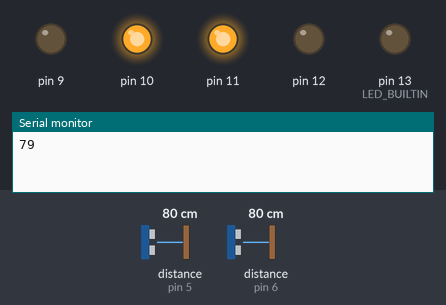
The sketch below on a simulated Arduino Uno, built with avr-gcc and run on an emulated ATmega328P. On the bench: output pins drawn as LEDs (lit = HIGH), the last lines printed to the serial monitor. Wiring (inferred from the names in the program): 2 × ultrasonic range finder: trigger pin 4, echo pin 5 / trigger pin 7, echo pin 6. Dashed ring = blinking. The inputs (shaded band) are chosen by the test bench; at power-on: distance to the obstacle (sensors on pin 6, pin 5) 80 cm. The echo pulse lasts 58.3 µs per cm; pins used as bus, display or sensor lines are not drawn.

Above: at 1.2 s.
1.3 s: distance to the obstacle (sensor on pin 6) set to 55 cm
2.8 s: distance to the obstacle (sensor on pin 6) set to 47 cm
At 3.44 s:
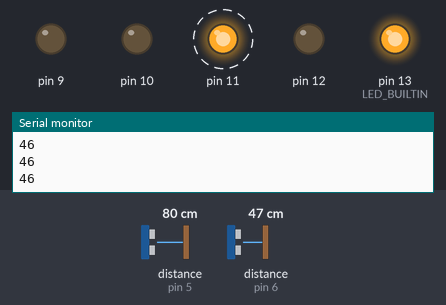
5.8 s: distance to the obstacle (sensor on pin 5) set to 12 cm
8.8 s: distance to the obstacle (sensor on pin 5) set to 10 cm
At 8.92 s:
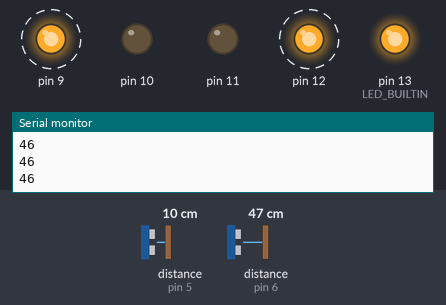
11.8 s: distance to the obstacle (sensor on pin 5) set to 18 cm
At 12.68 s:
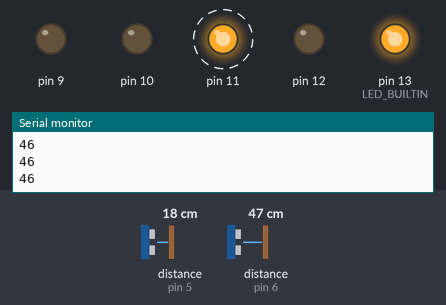
14.8 s: distance to the obstacle (sensor on pin 5) set to 2 cm
At 14.93 s:
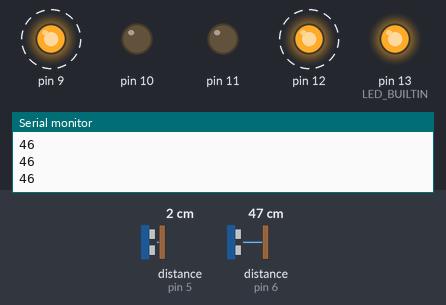
Timing chart, 0 to 18.8 s (numbered marks = the images above; inputs shaded):
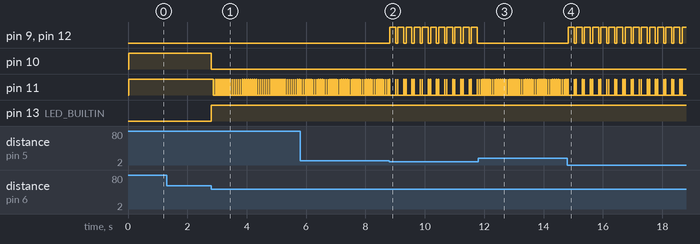

Measured:
- the behaviour switches between 51 and 50 cm on distance to the obstacle (sensor on pin 6) (found by bisection; images 0 and 1)
- the behaviour switches between 11 and 10 cm on distance to the obstacle (sensor on pin 5) (found by bisection; images 1 and 2)
- after the input at 1.3 s, every drawn part: stays the same
- after the input at 2.8 s, pin 10: HIGH → LOW at once; pin 11: alternates HIGH for 0.01 s and LOW for 0.06 s, starting after 0.07 s; pin 13 (LED_BUILTIN): LOW → HIGH at once
- after the input at 8.8 s, pin 9, pin 12: alternates HIGH for 0.20 s and LOW for 0.07 s, starting at once
- after the input at 11.8 s, pin 9, pin 12: stops changing and stays LOW
- after the input at 14.8 s, pin 9, pin 12: alternates HIGH for 0.20 s and LOW for 0.07 s, starting at once

The sketch:

sketch_sep29a.ino
```cpp
/*

*/

const int echopin = 6;
const int trigpin = 7;
const int echopin2=5;
const int trigpin2=4;
int timeTurning=0;

long duration;
long durationDown;
long distance;
long distanceDown;
int maximumRange = 50;
int minimumRange = 2;
int maximumRangeDown=15;
int minimumRangeDown=0;

void setup()
{

  // quadruple half-H bridge SN754410NE
  // always enabled -> 1,2EN & 3,4EN connected to high level
  // motor 1: pins 9 & 10 (outputs 1A i 2A)
  // motor 2: pins 11 & 12 (outputs 3A i 4A)
  pinMode(9, OUTPUT);
  pinMode(10, OUTPUT);
  pinMode(11, OUTPUT);
  pinMode(12, OUTPUT);
  pinMode(trigpin, OUTPUT);
  pinMode(echopin, INPUT);
  pinMode(trigpin2,OUTPUT);
  pinMode(echopin2,INPUT);
  pinMode(LED_BUILTIN, OUTPUT);

  Serial.begin(9600);
}


void robot_stop()
{
//  Serial.println("STOP");
  // motor 1 stop
  digitalWrite(9, LOW);
  digitalWrite(10, LOW);
  // motor 2 stop
  digitalWrite(11, LOW);
  digitalWrite(12, LOW);
}


void robot_forward()
{
//  Serial.println("FORWARD");
  // motor 1 forward
  digitalWrite(9, LOW);
  digitalWrite(10, HIGH);
  // motor 2 forward
  digitalWrite(11, HIGH);
  digitalWrite(12, LOW);
}


void turn_left()
{
//  Serial.println("LEFT");
  // motor 1 stop
  digitalWrite(9, LOW);
  digitalWrite(10, HIGH);
  // motor 2 forward
  digitalWrite(11, LOW);
  digitalWrite(12, LOW);
  delay (40);  //adjust!!!!
  // motor 2 stop
  digitalWrite(9, LOW);
  digitalWrite(10, LOW);
}


void turn_right()
{
//  Serial.println("RIGHT");
  // motor 1 forward
  digitalWrite(11, HIGH);
  digitalWrite(12, LOW);
  // motor 2 stop
  digitalWrite(9, LOW);
  digitalWrite(10, LOW);
  delay (10); //adjust!!!!
  // motor 1 stop
  digitalWrite(11, LOW);
  digitalWrite(12, LOW);
  timeTurning++;
}
void robot_reverse(){
  digitalWrite(9, HIGH);
  digitalWrite(10, LOW);
  // motor 2 forward
  digitalWrite(11, LOW);
  digitalWrite(12, HIGH);
}
int checkDist(){
 int dist;
 digitalWrite(trigpin, LOW);
 delayMicroseconds(2);

 digitalWrite(trigpin, HIGH);
 delayMicroseconds(10);

 digitalWrite(trigpin, LOW);
 duration = pulseIn(echopin, HIGH);
 dist = duration/58.2;
 return dist;
}
int checkDistDown(){
 int dist;
 digitalWrite(trigpin2, LOW);
 delayMicroseconds(2);

 digitalWrite(trigpin2, HIGH);
 delayMicroseconds(10);

 digitalWrite(trigpin2, LOW);
 durationDown = pulseIn(echopin2, HIGH);
 dist = durationDown/58.2;
 return dist;
}
void loop()
{
  distance=checkDist();
  distanceDown=checkDistDown();
  Serial.println(distance);
  //Serial.println(distanceDown);
  int tempDist=4;
  timeTurning=0;


 while ((distance >= maximumRange || distance <= minimumRange )&&(distanceDown <=15||distanceDown>=10)){
 //Turn LED ON
// to indicate "out of range"

    timeTurning=0;
    distance=checkDist();
    distanceDown=checkDistDown();
    digitalWrite(LED_BUILTIN, LOW);
    robot_forward();
    if((!(distance >= maximumRange || distance <= minimumRange)&&(distanceDown <=15||distanceDown>=10))){
        digitalWrite(LED_BUILTIN, HIGH);
        robot_stop();
//        if(timeTurning>10){
//          //robot_reverse();
//          delayMicroseconds(10);
//          robot_stop();
//        }
        turn_right();
    }

 }

 if((!(distance >= maximumRange || distance <= minimumRange))&&(distanceDown <=15||distanceDown>=10)){
        digitalWrite(LED_BUILTIN, HIGH);
        robot_stop();
        turn_right();
 }
 if(distanceDown < 10){
    robot_reverse();
    delay(200);
    robot_stop();
    turn_right();
 }

 //Delay 50ms before next reading.
 delay(50);

 //Calculate the distance (in cm) based on the speed of sound.


//  servo.write(90);   // looks forward
//  delay (200);
//  distance_ahead = analogRead (pinSensor);
//  Serial.println("distance ahead");
//  Serial.println(distance_ahead);
//  delay (1000);
//  if (distance_ahead > distance_dangerous) // bigger distance lesser output from sensor!!!
//  {
//    robot_stop();
//    if (distance_right() > distance_left()) turn_left(); else turn_right();
//  }
//  else robot_forward();
}
```
